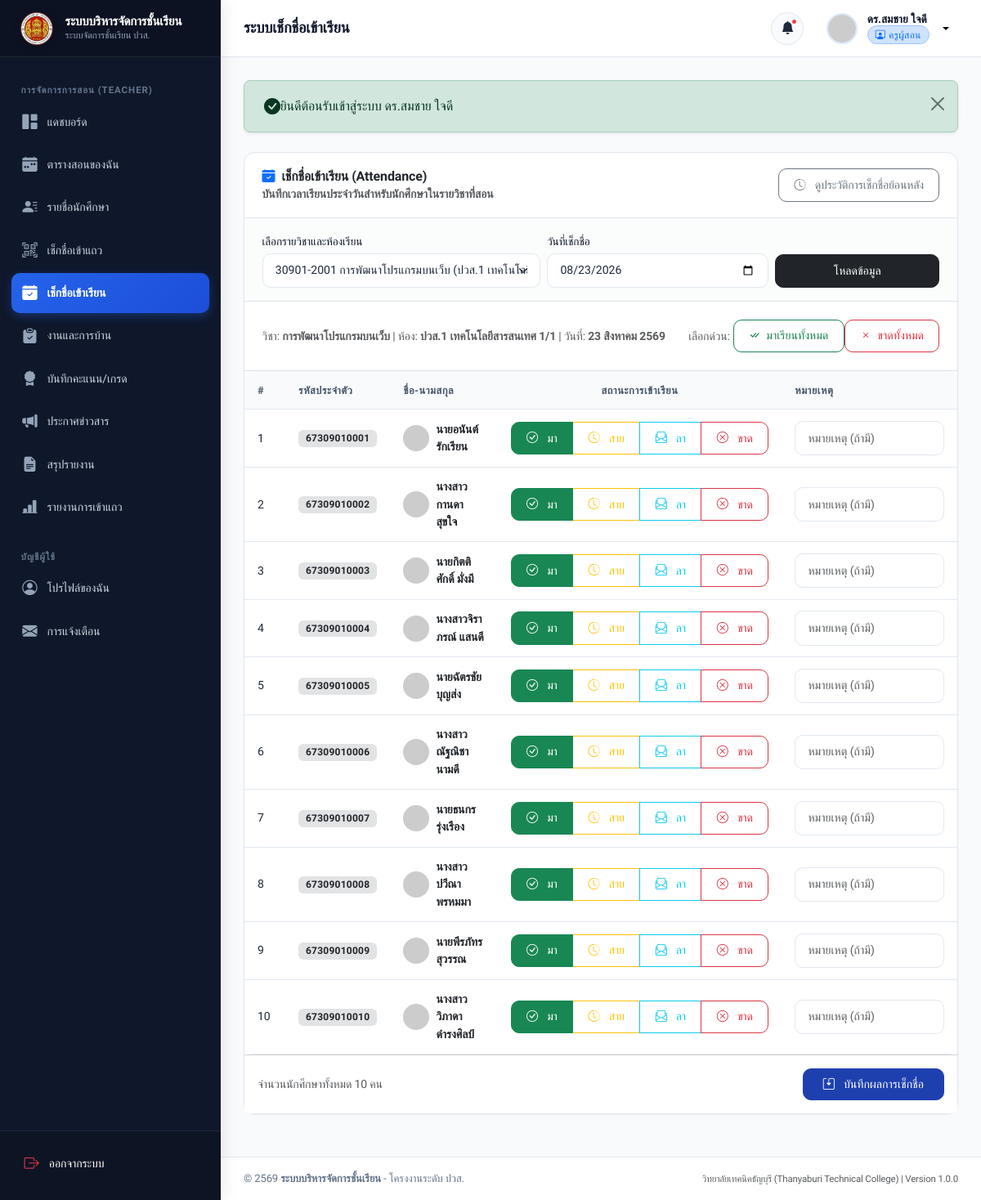
Screenshot of /teacher/attendance.php (signed in) with the database file from the repository.
### tables this page shows
CREATE TABLE `subjects` (
  `id` INT AUTO_INCREMENT PRIMARY KEY,
  `subject_code` VARCHAR(20) NOT NULL,
  `name_th` VARCHAR(100) NOT NULL,
  `name_en` VARCHAR(100) DEFAULT NULL,
  `credits` DECIMAL(3,1) NOT NULL DEFAULT 3.0,
  `description` TEXT DEFAULT NULL,
  `teacher_id` INT NOT NULL,
  `classroom_id` INT NOT NULL,
  `term` VARCHAR(10) NOT NULL DEFAULT '1',
  `academic_year` VARCHAR(10) NOT NULL DEFAULT '2567',
  `created_at` DATETIME NOT NULL DEFAULT CURRENT_TIMESTAMP,
  `updated_at` DATETIME NOT NULL DEFAULT CURRENT_TIMESTAMP ON UPDATE CURRENT_TIMESTAMP,
  CONSTRAINT `fk_subjects_teacher` FOREIGN KEY (`teacher_id`) REFERENCES `teachers` (`id`) ON DELETE CASCADE,
  CONSTRAINT `fk_subjects_classroom` FOREIGN KEY (`classroom_id`) REFERENCES `classrooms` (`id`) ON DELETE CASCADE,
  INDEX `idx_subjects_code` (`subject_code`)
);

CREATE TABLE `classrooms` (
  `id` INT AUTO_INCREMENT PRIMARY KEY,
  `name` VARCHAR(100) NOT NULL,
  `level` VARCHAR(20) NOT NULL,
  `department` VARCHAR(100) NOT NULL DEFAULT 'แผนกวิชาเทคโนโลยีสารสนเทศ',
  `academic_year` VARCHAR(10) NOT NULL DEFAULT '2567',
  `homeroom_teacher_id` INT DEFAULT NULL,
  `description` VARCHAR(255) DEFAULT NULL,
  `created_at` DATETIME NOT NULL DEFAULT CURRENT_TIMESTAMP,
  `updated_at` DATETIME NOT NULL DEFAULT CURRENT_TIMESTAMP ON UPDATE CURRENT_TIMESTAMP
);

CREATE TABLE `students` (
  `id` INT AUTO_INCREMENT PRIMARY KEY,
  `user_id` INT NOT NULL UNIQUE,
  `student_code` VARCHAR(20) NOT NULL UNIQUE,
  `classroom_id` INT NOT NULL,
  `gender` ENUM('male', 'female', 'other') DEFAULT 'male',
  `birth_date` DATE DEFAULT NULL,
  `address` TEXT DEFAULT NULL,
  `parent_name` VARCHAR(100) DEFAULT NULL,
  `parent_phone` VARCHAR(20) DEFAULT NULL,
  `created_at` DATETIME NOT NULL DEFAULT CURRENT_TIMESTAMP,
  `updated_at` DATETIME NOT NULL DEFAULT CURRENT_TIMESTAMP ON UPDATE CURRENT_TIMESTAMP,
  CONSTRAINT `fk_students_user` FOREIGN KEY (`user_id`) REFERENCES `users` (`id`) ON DELETE CASCADE,
  CONSTRAINT `fk_students_classroom` FOREIGN KEY (`classroom_id`) REFERENCES `classrooms` (`id`) ON DELETE RESTRICT,
  INDEX `idx_students_code` (`student_code`),
  INDEX `idx_students_classroom` (`classroom_id`)
);

CREATE TABLE `users` (
  `id` INT AUTO_INCREMENT PRIMARY KEY,
  `username` VARCHAR(50) NOT NULL UNIQUE,
  `password` VARCHAR(255) NOT NULL,
  `role` ENUM('admin', 'teacher', 'student') NOT NULL DEFAULT 'student',
  `email` VARCHAR(100) NOT NULL UNIQUE,
  `full_name` VARCHAR(100) NOT NULL,
  `phone` VARCHAR(20) DEFAULT NULL,
  `avatar` VARCHAR(255) DEFAULT NULL,
  `status` ENUM('active', 'inactive') NOT NULL DEFAULT 'active',
  `created_at` DATETIME NOT NULL DEFAULT CURRENT_TIMESTAMP,
  `updated_at` DATETIME NOT NULL DEFAULT CURRENT_TIMESTAMP ON UPDATE CURRENT_TIMESTAMP,
  INDEX `idx_users_role` (`role`),
  INDEX `idx_users_status` (`status`)
);

### teacher/attendance.php (the view, shortened to what this page needs)
<?php
require_once __DIR__ . '/../includes/csrf.php';
require_once __DIR__ . '/../includes/functions.php';
$currentUser = getCurrentUser();
$teacherId = $currentUser['role_id'] ?? 0;
$stmtSubs = $pdo->prepare("
    SELECT s.*, c.name as classroom_name, c.level
    FROM subjects s
    JOIN classrooms c ON s.classroom_id = c.id
    WHERE s.teacher_id = ?
    ORDER BY s.subject_code ASC
");
$stmtSubs->execute([$teacherId]);
$subjects = $stmtSubs->fetchAll();
$selectedSubjectId = !empty($_GET['subject_id']) ? (int)$_GET['subject_id'] : ($subjects[0]['id'] ?? 0);
$selectedDate = !empty($_GET['date']) ? trim($_GET['date']) : date('Y-m-d');
$currentSubject = null;
foreach ($subjects as $s) {
    if ($s['id'] === $selectedSubjectId) {
        $currentSubject = $s;
        break;
    }
}
$students = [];
if ($currentSubject) {
    $stmtStudents = $pdo->prepare("
        SELECT s.id as student_id, s.student_code, u.full_name, u.avatar,
               a.status as recorded_status, a.remark as recorded_remark
        FROM students s
        JOIN users u ON s.user_id = u.id
        LEFT JOIN attendance a ON s.id = a.student_id
             AND a.subject_id = ?
             AND a.attendance_date = ?
        WHERE s.classroom_id = ? AND u.status = 'active'
        ORDER BY s.student_code ASC
    ");
    $stmtStudents->execute([$selectedSubjectId, $selectedDate, $currentSubject['classroom_id']]);
    $students = $stmtStudents->fetchAll();
}
require_once __DIR__ . '/../includes/header.php';
require_once __DIR__ . '/../includes/sidebar.php';
require_once __DIR__ . '/../includes/navbar.php';
?>
<div class="card">
    <div class="card-header flex-column flex-md-row gap-3 align-items-start align-items-md-center">
        <div>
            <h5 class="card-title mb-0"><i class="bi bi-calendar-check-fill text-primary"></i> เช็กชื่อเข้าเรียน (Attendance)</h5>
            <div class="small text-muted">บันทึกเวลาเรียนประจำวันสำหรับนักศึกษาในรายวิชาที่สอน</div>
        </div>
        <div>
            <a href="<?= BASE_URL ?>teacher/attendance-history.php<?= $selectedSubjectId > 0 ? '?subject_id='.$selectedSubjectId : '' ?>" class="btn btn-outline-secondary btn-sm">
                <i class="bi bi-clock-history me-1"></i> ดูประวัติการเช็กชื่อย้อนหลัง
            </a>
        </div>
    </div>
    <div class="card-body bg-light bg-opacity-50 border-bottom py-3">
        <form action="<?= BASE_URL ?>teacher/attendance.php" method="GET" class="row g-2 align-items-end">
            <div class="col-md-5 col-12">
                <label class="form-label small mb-1">เลือกรายวิชาและห้องเรียน</label>
                <select name="subject_id" class="form-select" onchange="this.form.submit()">
                    <?php if (empty($subjects)): ?>
                        <option value="">-- ไม่พบรายวิชาที่สอน --</option>
                    <?php else: ?>
                        <?php foreach ($subjects as $s): ?>
                            <option value="<?= $s['id'] ?>" <?= $selectedSubjectId === $s['id'] ? 'selected' : '' ?>>
                                <?= htmlspecialchars($s['subject_code']) ?> <?= htmlspecialchars($s['name_th']) ?> (<?= htmlspecialchars($s['classroom_name']) ?>)
                            </option>
                        <?php endforeach; ?>
                    <?php endif; ?>
                </select>
            </div>
            <div class="col-md-4 col-8">
                <label class="form-label small mb-1">วันที่เช็กชื่อ</label>
                <input type="date" name="date" class="form-control" value="<?= htmlspecialchars($selectedDate) ?>" onchange="this.form.submit()">
            </div>
            <div class="col-md-3 col-4">
                <button type="submit" class="btn btn-dark w-100">โหลดข้อมูล</button>
            </div>
        </form>
    </div>
    <?php if (!$currentSubject): ?>
        <div class="card-body py-5 text-center text-muted">
            <i class="bi bi-journal-x fs-1 d-block mb-2"></i>
            กรุณาเลือกรายวิชาเพื่อทำการเช็กชื่อ
        </div>
    <?php else: ?>
        <form action="<?= BASE_URL ?>teacher/attendance.php" method="POST">
            <div class="card-body border-bottom py-2.5 bg-white d-flex flex-wrap align-items-center justify-content-between gap-2">
                <div class="small text-muted">
                    วิชา: <strong><?= htmlspecialchars($currentSubject['name_th']) ?></strong> | ห้อง: <strong><?= htmlspecialchars($currentSubject['classroom_name']) ?></strong> | วันที่: <strong><?= formatThaiDate($selectedDate) ?></strong>
                </div>
                <div class="d-flex gap-1.5">
                    <span class="small text-muted align-self-center me-1 d-none d-sm-inline">เลือกด่วน:</span>
                    <button type="button" class="btn btn-sm btn-outline-success" onclick="setAllAttendanceStatus('present')">
                        <i class="bi bi-check-all"></i> มาเรียนทั้งหมด
                    </button>
                    <button type="button" class="btn btn-sm btn-outline-danger" onclick="setAllAttendanceStatus('absent')">
                        <i class="bi bi-x"></i> ขาดทั้งหมด
                    </button>
                </div>
            </div>
            <div class="table-responsive">
                <table class="table table-hover align-middle mb-0">
                    <thead>
                        <tr>
                            <th style="width: 50px;">#</th>
                            <th>รหัสประจำตัว</th>
                            <th>ชื่อ-นามสกุล</th>
                            <th style="min-width: 320px;" class="text-center">สถานะการเข้าเรียน</th>
                            <th style="min-width: 200px;">หมายเหตุ</th>
                        </tr>
                    </thead>
                    <tbody>
                        <?php if (empty($students)): ?>
                            <tr>
                                <td colspan="5" class="text-center py-5 text-muted">
                                    <i class="bi bi-people fs-1 d-block mb-2"></i>
                                    ไม่พบนักศึกษาในห้องเรียนนี้
                                </td>
                            </tr>
                        <?php else: ?>
                            <?php foreach ($students as $idx => $std):
                            ?>
                                <tr>
                                    <td><?= $idx + 1 ?></td>
                                    <td>
                                        <span class="badge bg-secondary-subtle text-dark fw-bold"><?= htmlspecialchars($std['student_code']) ?></span>
                                    </td>
                                    <td>
                                        <div class="d-flex align-items-center gap-2">
                                            <img src="<?= getUserAvatarUrl($std['avatar'], $std['full_name']) ?>" class="rounded-circle" width="32" height="32" alt="Avatar">
                                            <span class="fw-semibold text-dark"><?= htmlspecialchars($std['full_name']) ?></span>
                                        </div>
                                    </td>
                                    <td class="text-center">
                                        <div class="btn-group w-100" role="group" aria-label="Attendance Status">
                                            <label class="btn btn-outline-success btn-sm py-1.5" for="pres_<?= $std['student_id'] ?>">
                                                <i class="bi bi-check-circle me-1"></i> มา
                                            </label>
                                            <label class="btn btn-outline-warning btn-sm py-1.5" for="late_<?= $std['student_id'] ?>">
                                                <i class="bi bi-clock-history me-1"></i> สาย
                                            </label>
                                            <label class="btn btn-outline-info btn-sm py-1.5" for="leave_<?= $std['student_id'] ?>">
                                                <i class="bi bi-envelope-paper me-1"></i> ลา
                                            </label>
                                            <label class="btn btn-outline-danger btn-sm py-1.5" for="abs_<?= $std['student_id'] ?>">
                                                <i class="bi bi-x-circle me-1"></i> ขาด
                                            </label>
                                        </div>
                                    </td>
                                    <td>
                                        <input type="text" name="remark[<?= $std['student_id'] ?>]" class="form-control form-control-sm" placeholder="หมายเหตุ (ถ้ามี)" value="<?= htmlspecialchars($std['recorded_remark'] ?? '') ?>">
                                    </td>
                                </tr>
                            <?php endforeach; ?>
                        <?php endif; ?>
                    </tbody>
                </table>
            </div>
            <?php if (!empty($students)): ?>
                <div class="card-footer bg-white py-3 d-flex justify-content-between align-items-center">
                    <div class="small text-muted">จำนวนนักศึกษาทั้งหมด <?= count($students) ?> คน</div>
                    <button type="submit" class="btn btn-primary px-4 py-2">
                        <i class="bi bi-save2 me-1"></i> บันทึกผลการเช็กชื่อ
                    </button>
                </div>
            <?php endif; ?>
        </form>
    <?php endif; ?>
</div>
<?php require_once __DIR__ . '/../includes/footer.php'; ?>

### assets/css/style.css (style rules this page uses)
:root { --primary: #1e40af; --primary-hover: #1d4ed8; --primary-light: #eff6ff; --primary-rgb: 30, 64, 175; --secondary: #475569; --accent: #3b82f6; --accent-light: #dbeafe; --success: #10b981; --success-light: #ecfdf5; --warning: #f59e0b; --warning-light: #fffbeb; --danger: #ef4444; --danger-light: #fef2f2; --info: #06b6d4; --info-light: #ecfeff; --dark: #0f172a; --dark-surface: #1e293b; --light-bg: #f8fafc; --card-bg: #ffffff; --border-color: #e2e8f0; --border-focus: #93c5fd; --text-main: #1e293b; --text-muted: #64748b; --text-light: #94a3b8; --sidebar-width: 270px; --topbar-height: 70px; --radius-sm: 0.375rem; --radius-md: 0.625rem; --radius-lg: 0.875rem; --radius-xl: 1.25rem; --shadow-sm: 0 1px 2px 0 rgb(0 0 0 / 0.05); --shadow-md: 0 4px 6px -1px rgb(0 0 0 / 0.07), 0 2px 4px -2px rgb(0 0 0 / 0.05); --shadow-lg: 0 10px 15px -3px rgb(0 0 0 / 0.08), 0 4px 6px -4px rgb(0 0 0 / 0.04); --shadow-xl: 0 20px 25px -5px rgb(0 0 0 / 0.1), 0 8px 10px -6px rgb(0 0 0 / 0.05); --transition: all 0.2s cubic-bezier(0.4, 0, 0.2, 1); }
* { box-sizing: border-box; }
body { font-family: 'Prompt', -apple-system, BlinkMacSystemFont, 'Segoe UI', Roboto, sans-serif; background-color: var(--light-bg); color: var(--text-main); min-height: 100vh; margin: 0; display: flex; flex-direction: column; overflow-x: hidden; letter-spacing: -0.01em; }
h1, h2, h3, h4, h5, h6 { color: var(--dark); font-weight: 600; line-height: 1.35; }
a { color: var(--primary); text-decoration: none; transition: var(--transition); }
.card { background-color: var(--card-bg); border: 1px solid var(--border-color); border-radius: var(--radius-lg); box-shadow: var(--shadow-sm); transition: var(--transition); margin-bottom: 1.5rem; }
.card-header { background-color: transparent; border-bottom: 1px solid var(--border-color); padding: 1.15rem 1.35rem; display: flex; align-items: center; justify-content: space-between; font-weight: 600; }
.card-header .card-title { margin: 0; font-size: 1rem; font-weight: 600; display: flex; align-items: center; gap: 0.5rem; }
.card-body { padding: 1.35rem; }
.btn { font-family: inherit; font-weight: 500; padding: 0.55rem 1.15rem; border-radius: var(--radius-md); transition: var(--transition); display: inline-flex; align-items: center; justify-content: center; gap: 0.45rem; font-size: 0.88rem; }
.btn-primary { background-color: var(--primary); border-color: var(--primary); }
.form-control, .form-select { font-family: inherit; border: 1px solid var(--border-color); border-radius: var(--radius-md); padding: 0.6rem 0.95rem; font-size: 0.88rem; color: var(--text-main); background-color: #ffffff; transition: var(--transition); }
.form-label { font-size: 0.85rem; font-weight: 500; color: var(--dark); margin-bottom: 0.35rem; }
.table-responsive { border-radius: var(--radius-md); overflow-x: auto; }
.table { width: 100%; margin-bottom: 0; vertical-align: middle; border-color: var(--border-color); }
.table th { background-color: #f8fafc; color: var(--secondary); font-size: 0.8rem; font-weight: 600; text-transform: uppercase; letter-spacing: 0.04em; padding: 0.85rem 1rem; border-bottom: 1px solid var(--border-color); white-space: nowrap; }
.table td { padding: 0.85rem 1rem; font-size: 0.88rem; color: var(--text-main); border-bottom: 1px solid var(--border-color); }
.badge { font-weight: 500; font-size: 0.75rem; padding: 0.35em 0.75em; letter-spacing: 0.02em; }

### rows the page displays
subjects: name_th "การพัฒนาโปรแกรมบนเว็บ"
classrooms: name "ปวส.1 เทคโนโลยีสารสนเทศ 1/1"
students: student_code "67309010001", user.full_name "นายอนันต์ รักเรียน"
students: student_code "67309010002", user.full_name "นางสาวกานดา สุขใจ"
students: student_code "67309010003", user.full_name "นายกิตติศักดิ์ มั่งมี"
students: student_code "67309010004", user.full_name "นางสาวจิราภรณ์ แสนดี"
students: student_code "67309010005", user.full_name "นายฉัตรชัย บุญส่ง"
students: student_code "67309010006", user.full_name "นางสาวณัฐณิชา นามดี"
students: student_code "67309010007", user.full_name "นายธนกร รุ่งเรือง"
students: student_code "67309010008", user.full_name "นางสาวปวีณา พรหมมา"
students: student_code "67309010009", user.full_name "นายพีรภัทร สุวรรณ"
students: student_code "67309010010", user.full_name "นางสาววิภาดา ดำรงศิลป์"

### other values shown
APP_NAME "ระบบบริหารจัดการชั้นเรียน"
$pageTitle "ระบบเช็กชื่อเข้าเรียน"
$currentUser['full_name'] "ดร.สมชาย ใจดี"
$msg "ยินดีต้อนรับเข้าสู่ระบบ ดร.สมชาย ใจดี"
formatThaiDate($selectedDate) "23 สิงหาคม 2569"
count($students) "10"
APP_SUBTITLE "วิทยาลัยเทคนิคธัญบุรี (Thanyaburi Technical College)"
APP_VERSION "1.0.0"
form field subject_id "30901-2001 การพัฒนาโปรแกรมบนเว็บ (ปวส.1 เทคโนโลยีสารสนเทศ 1/1)"
